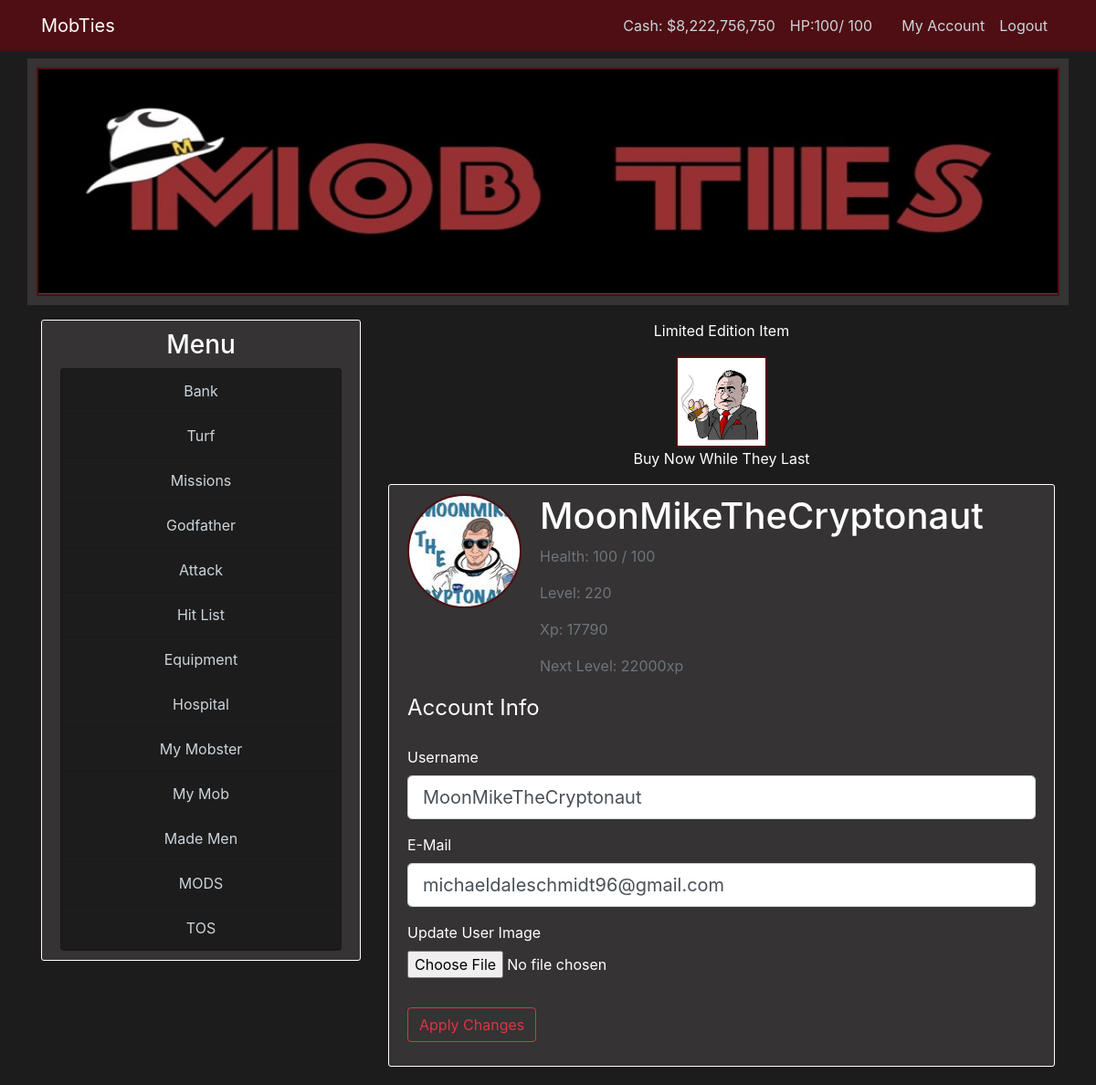
Page /account (signed in) on the earlier database version.
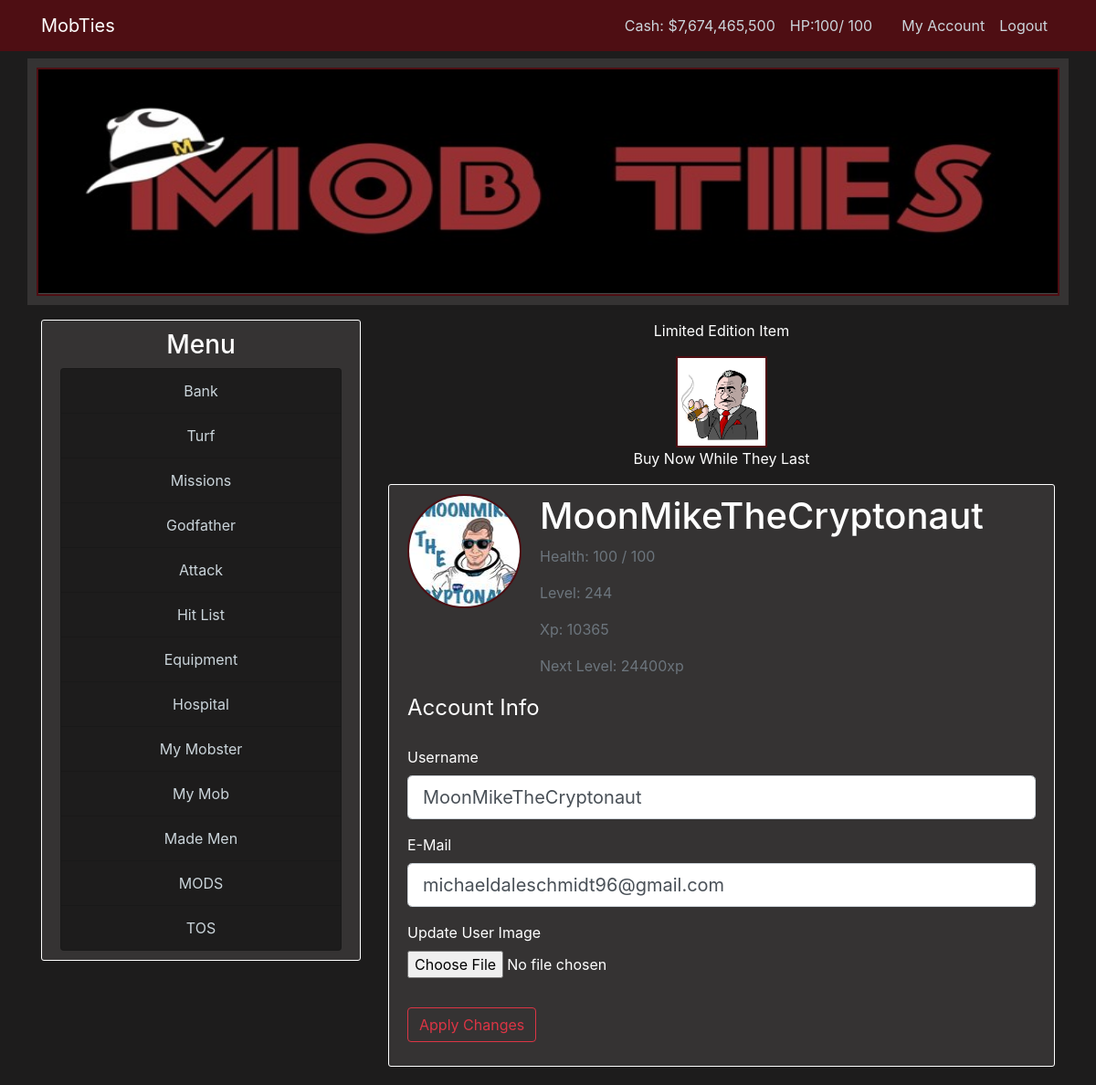
Same page on the later database version.
### mobster/models.py (models this page shows, shortened)
class User(db.Model, UserMixin):
    id = db.Column(db.Integer, primary_key=True)
    username = db.Column(db.String(22), unique=True, nullable=False)
    email = db.Column(db.String(120), unique=True, nullable=False)
    image_file = db.Column(db.String(20), nullable=False, default='default.jpg')
    password = db.Column(db.String(60), nullable=False)
    cash_on_hand = db.Column(db.Integer, default=0)
    cash_in_bank = db.Column(db.Integer, default=0)
    posts = db.relationship('Post', backref='author', lazy=True)
    items = db.relationship('User_Items', lazy=True)
    turf = db.relationship('User_Turf', lazy=True)
    stats = db.relationship('User_Stats', uselist=False)

class User_Stats(db.Model):
    id = db.Column(db.Integer, primary_key=True)
    user_level = db.Column(db.Integer, nullable=False, default=1)
    user_current_health = db.Column(db.Integer, default=100)
    user_max_health = db.Column(db.Integer, default=100)
    user_in_icu = db.Column(db.Boolean, default=False)
    user_experience = db.Column(db.Integer, nullable=False, default=0)
    user_total_income = db.Column(db.Integer, default=0)
    experience_to_level_up = db.Column(db.Integer, nullable=False, default=100)
    user_id = db.Column(db.Integer, db.ForeignKey('user.id'), nullable=False)

### mobster/routes.py (the view)
@app.route("/account", methods=['GET', 'POST'])
@login_required
def account():
    form = UpdateAccountForm()
    if form.validate_on_submit():
        if form.user_img.data:
            img_file = save_user_img(form.user_img.data)
            current_user.image_file = img_file
        current_user.username = form.username.data
        current_user.email = form.email.data
        db.session.commit()
        flash('Your account info has been updated!', 'danger')
        return redirect(url_for('account'))
    elif request.method == 'GET':
        form.username.data = current_user.username
        form.email.data = current_user.email
    image_file = url_for('static', filename=f'images/{current_user.image_file}')
    return render_template('account.html', title='Account', image_file=image_file, form=form)

### mobster/forms.py (shortened to what this page needs)
class UpdateAccountForm(FlaskForm):
    username = StringField('Username', validators=[DataRequired(), Length(min=3, max=22)])
    email = StringField('E-Mail', validators=[DataRequired(), Email()])
    user_img = FileField('Update User Image', validators=[FileAllowed(['jpg', 'JPG', 'jpeg', 'JPEG', 'png', 'bmp', 'heic'])])
    submit = SubmitField('Apply Changes')

### mobster/models.py (called while the page is built)
@login_manager.user_loader
def load_user(user_id):
    return User.query.get(int(user_id))

### mobster/templates/account.html (shortened to what this page needs)
{% extends "layout.html" %}
{% block body %}
    <div class="content-section">
        <div class="media">
            <img src="{{ image_file }}" alt="Account_Img" class="rounded-circle account-img">
            <div class="media-body">
                <h6 class="account-heading">{{ current_user.username }}</h6>
                <p class="text-secondary">Health: {{ current_user.stats.user_current_health }} / {{ current_user.stats.user_max_health }}</p>
                <p class="text-secondary">Level: {{ current_user.stats.user_level }}</p>
                <p class="text-secondary">Xp: {{ current_user.stats.user_experience }}</p>
                <p class="text-secondary">Next Level: {{ current_user.stats.experience_to_level_up }}xp</p>
            </div>
        </div>
        <form method="POST" action="" enctype="multipart/form-data">
            <fieldset class="form-group">
                <legend class="mb-4">Account Info</legend>
                <div class="form-group">
                    {{ form.username.label(class="form-control-label") }}
                    {% if form.username.errors %}
                        {{ form.username(class="form-control form-control-lg is-invalid") }}
                        <div class="invalid-feedback">
                            {% for error in form.username.errors %}
                                <span>{{ error }}</span>
                            {% endfor %}
                        </div>
                    {% else %}
                        {{ form.username(class="form-control form-control-lg") }}
                    {% endif %}
                </div>
                <div class="form-group">
                    {{ form.email.label(class="form-control-label") }}
                    {% if form.email.errors %}
                        {{ form.email(class="form-control form-control-lg is-invalid") }}
                        <div class="invalid-feedback">
                            {% for error in form.email.errors %}
                                <span>{{ error }}</span>
                            {% endfor %}
                        </div>
                    {% else %}
                        {{ form.email(class="form-control form-control-lg") }}
                    {% endif %}
                    </div>
                    <div class="form-group">
                        {{ form.user_img.label() }}
                        {{ form.user_img(class="form-control-file") }}
                    </div>
            </fieldset>
            <div class="form-group">
                {{ form.submit(class="btn btn-outline-danger")}}
            </div>
        </form>
    </div>
{% endblock body%}

### mobster/templates/layout.html (shortened to what this page needs)
<!DOCTYPE html>
<html>
	<head>
        <link rel="stylesheet" href="https://stackpath.bootstrapcdn.com/bootstrap/4.3.1/css/bootstrap.min.css">
		<link rel="stylesheet" type="text/css" href="{{ url_for('static', filename='main.css') }}">
	</head>
	<body>
        <header class="site-header">
            <nav class="navbar navbar-expand-md navbar-dark bg-dark-red fixed-top">
                <div class="container">
                    <a class="navbar-brand mr-4" href="/">MobTies</a>
                    <div class="collapse navbar-collapse" id="navbarToggle">
                        <div class="navbar-nav">
                            {% if current_user.is_authenticated %}
                            <a class="nav-item nav-link" href="#"><span hidden id="user">{{current_user.id}}</span></a>
                                <a class="nav-item nav-link" href="{{ url_for('bank') }}">Cash: ${{ '{:,}'.format(current_user.cash_on_hand) }}</a>
                                <a class="nav-item nav-link" href="{{ url_for('hospital') }}">
                                    HP:<span id="current_health">{{ current_user.stats.user_current_health }}</span>/
                                    <span id="max_health">{{ current_user.stats.user_max_health }}</span></a>
                                <a class="nav-item nav-link" href="#"><span hidden id="clock">0</span></a>
                                <a class="nav-item nav-link" href="{{ url_for('account') }}">My Account</a>
                                <a class="nav-item nav-link" href="{{ url_for('logout') }}">Logout</a>
                            {% else %}
                                <a class="nav-item nav-link" href="{{ url_for('login') }}">Login</a>
                                <a class="nav-item nav-link" href="{{ url_for('register') }}">Register</a>
                            {% endif %}
                        </div>
                    </div>
                </div>
            </nav>
            <div class="container header-container header-img">
                <img src="{{url_for('static' ,filename='images/banner3.jpg')}}" width="100%" height="250px">
            </div>
        </header>
        <main role="main" class="container">
            <div class="row">
                <div class="col-md-4">
                    <div class="content-section">
                        <h3 class='menu-text centered'>Menu</h3>
                        <ul class="list-group">
                            <li class="list-group-item list-group-item-dark centered sidebar-item"><a href="{{ url_for('bank') }}">Bank</a></li>
                            <li class="list-group-item list-group-item-dark centered sidebar-item"><a href="{{ url_for('turf') }}">Turf</a></li>
                            <li class="list-group-item list-group-item-dark centered sidebar-item"><a href="{{ url_for('missions') }}">Missions</a></li>
                            <li class="list-group-item list-group-item-dark centered sidebar-item"><a href="{{ url_for('godfather') }}">Godfather</a></li>
                            <li class="list-group-item list-group-item-dark centered sidebar-item"><a href="{{ url_for('attack') }}">Attack</a></li>
                            <li class="list-group-item list-group-item-dark centered sidebar-item"><a href="{{ url_for('hitlist') }}">Hit List</a></li>
                            <li class="list-group-item list-group-item-dark centered sidebar-item"><a href="{{ url_for('equipment') }}">Equipment</a></li>
                            <li class="list-group-item list-group-item-dark centered sidebar-item"><a href="{{ url_for('hospital') }}">Hospital</a></li>
                            <li class="list-group-item list-group-item-dark centered sidebar-item"><a href="{{ url_for('my_mobster') }}">My Mobster</a></li>
                            <li class="list-group-item list-group-item-dark centered sidebar-item"><a href="{{ url_for('my_mob') }}">My Mob</a></li>
                            <li class="list-group-item list-group-item-dark centered sidebar-item"><a href="{{ url_for('made_men') }}">Made Men</a></li>
                            <li class="list-group-item list-group-item-dark centered sidebar-item"><a href="{{ url_for('mods') }}">MODS</a></li>
                            <li class="list-group-item list-group-item-dark centered sidebar-item"><a href="{{ url_for('tos') }}">TOS</a></li>
                        </ul>
                    </div>
                </div>
                <div class="col-md-8">
                    <div class="header centered">
                        <p>Limited Edition Item</p>
                        <img src="{{url_for('static', filename='images/godfather.jpg')}}" width="100" height="100">
                        <p>Buy Now While They Last</p>
                    </div>
                    {% block body %}{% endblock %}
                </div>
	</body>
</html>

### mobster/static/main.css (style rules this page uses)
body { background: #1d1c1c; color: #ffffff; margin-top: 4rem; }
h1, h2, h3, h4, h5 { color: #444444; }
.bg-dark-red { background-color: #4e0e13; }
.centered { text-align: center; }
.menu-text { color: #ffffff; }
.sidebar-item { background-color: #1d1c1c; }
.site-header .navbar-nav .nav-link, .sidebar-item a { color: #cbd5db; }
.content-section { background: #353333; padding: 10px 20px; border: 1px solid #FFFFFF; border-radius: 3px; margin-bottom: 20px; }
.account-img { height: 125px; width: 125px; margin-right: 20px; margin-bottom: 16px; }
.account-heading { font-size: 2.5rem; }
h3 { color: #4e0e13; }
.header-img { background: #353333; padding: 10px 10px; text-align: center; width: 100%; }
.header-container { margin-bottom: 1rem; }
img { border: 2px solid #4e0e13 }

Differences in the rows shown:
changed User "MoonMikeTheCryptonaut": cash_on_hand "8,222,756,750" → "7,674,465,500"
changed User_Stats: stats.user_level "220" → "244"; stats.user_experience "17790" → "10365"; stats.experience_to_level_up "22000" → "24400"
